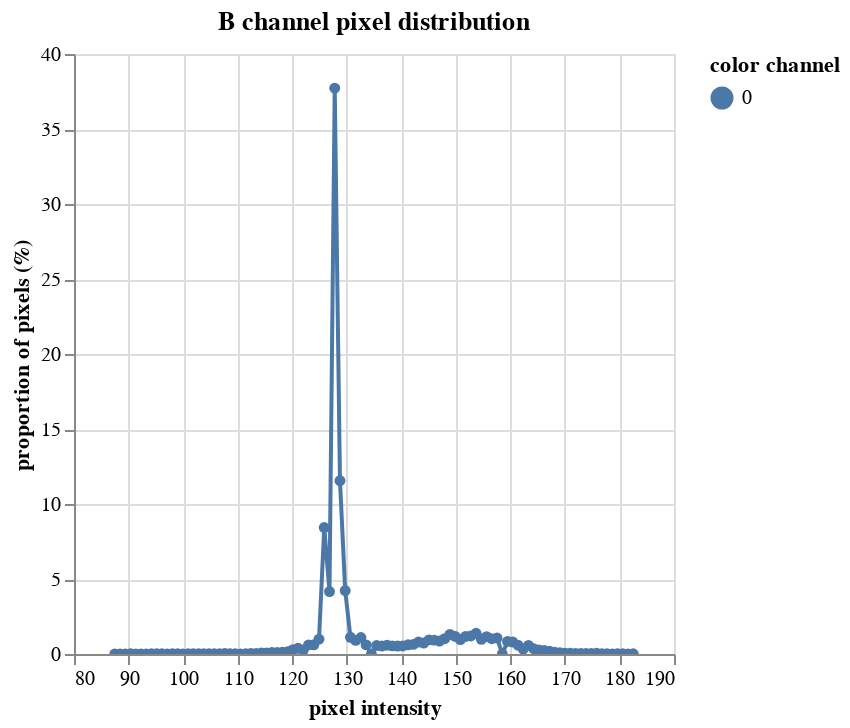

Notebook code for this chart:
### Markdown cell above
### 히스토그램 생성 및 시각화

### Code cell
# pcv.visualize.histogram 함수는 이미지에서 픽셀 값의 분포를 나타내는 히스토그램을 생성합니다.
# 여기서는 'b' 채널에서 파생된 회색조 이미지의 픽셀 값 분포를 분석하고, 그 결과를 시각적으로 보여줍니다.

hist_figure1, hist_data1 = pcv.visualize.histogram(
    b_channel,  # 히스토그램을 생성할 이미지 (여기서는 'b' 채널의 회색조 이미지)
    title="B channel pixel distribution",  # 히스토그램 제목 설정
    hist_data=True  # 히스토그램의 데이터도 함께 반환 (True로 설정)
)

# hist_figure1: 생성된 히스토그램 그래프
# hist_data1: 히스토그램의 실제 데이터 (픽셀 값 분포 정보)

# 요약:
# 이 코드는 'b' 채널 회색조 이미지의 픽셀 값 분포를 분석하고 히스토그램을 생성합니다.
# 히스토그램은 이미지에서 각 픽셀 값의 빈도를 시각적으로 표현하는 그래프입니다.

### Figure 1 — Vega-Lite specification as saved in the notebook (floating-point values rounded to 4 significant figures)
{"config": {"view": {"continuousWidth": 300, "continuousHeight": 300}}, "data": {"name": "data-cf8fea7a4e1ef7bfa3110d08752b7714"}, "mark": {"type": "line", "point": true}, "encoding": {"color": {"field": "color channel", "type": "nominal"}, "tooltip": [{"field": "pixel intensity", "type": "quantitative"}, {"field": "proportion of pixels (%)", "type": "quantitative"}], "x": {"field": "pixel intensity", "type": "quantitative"}, "y": {"field": "proportion of pixels (%)", "type": "quantitative"}}, "params": [{"name": "param_1", "select": {"type": "interval", "encodings": ["x", "y"]}, "bind": "scales"}], "title": "B channel pixel distribution", "$schema": "https://vega.github.io/schema/vega-lite/v5.17.0.json", "datasets": {"data-cf8fea7a4e1ef7bfa3110d08752b7714": [{"pixel intensity": 87.48, "proportion of pixels (%)": 0.003502, "hist_count": 1, "color channel": "0"}, {"pixel intensity": 88.44, "proportion of pixels (%)": 0.0, "hist_count": 0, "color channel": "0"}, {"pixel intensity": 89.4, "proportion of pixels (%)": 0.003502, "hist_count": 1, "color channel": "0"}, {"pixel intensity": 90.36, "proportion of pixels (%)": 0.01051, "hist_count": 3, "color channel": "0"}, {"pixel intensity": 91.32, "proportion of pixels (%)": 0.007004, "hist_count": 2, "color channel": "0"}, {"pixel intensity": 92.28, "proportion of pixels (%)": 0.003502, "hist_count": 1, "color channel": "0"}, {"pixel intensity": 93.24, "proportion of pixels (%)": 0.003502, "hist_count": 1, "color channel": "0"}, {"pixel intensity": 94.2, "proportion of pixels (%)": 0.01051, "hist_count": 3, "color channel": "0"}, {"pixel intensity": 95.16, "proportion of pixels (%)": 0.02101, "hist_count": 6, "color channel": "0"}, {"pixel intensity": 96.12, "proportion of pixels (%)": 0.01051, "hist_count": 3, "color channel": "0"}, {"pixel intensity": 97.08, "proportion of pixels (%)": 0.007004, "hist_count": 2, "color channel": "0"}, {"pixel intensity": 98.04, "proportion of pixels (%)": 0.02451, "hist_count": 7, "color channel": "0"}, {"pixel intensity": 99.0, "proportion of pixels (%)": 0.01051, "hist_count": 3, "color channel": "0"}, {"pixel intensity": 99.96, "proportion of pixels (%)": 0.0, "hist_count": 0, "color channel": "0"}, {"pixel intensity": 100.9, "proportion of pixels (%)": 0.02101, "hist_count": 6, "color channel": "0"}, {"pixel intensity": 101.9, "proportion of pixels (%)": 0.02101, "hist_count": 6, "color channel": "0"}, {"pixel intensity": 102.8, "proportion of pixels (%)": 0.02451, "hist_count": 7, "color channel": "0"}, {"pixel intensity": 103.8, "proportion of pixels (%)": 0.01751, "hist_count": 5, "color channel": "0"}, {"pixel intensity": 104.8, "proportion of pixels (%)": 0.02451, "hist_count": 7, "color channel": "0"}, {"pixel intensity": 105.7, "proportion of pixels (%)": 0.01401, "hist_count": 4, "color channel": "0"}, {"pixel intensity": 106.7, "proportion of pixels (%)": 0.02101, "hist_count": 6, "color channel": "0"}, {"pixel intensity": 107.6, "proportion of pixels (%)": 0.04202, "hist_count": 12, "color channel": "0"}, {"pixel intensity": 108.6, "proportion of pixels (%)": 0.01401, "hist_count": 4, "color channel": "0"}, {"pixel intensity": 109.6, "proportion of pixels (%)": 0.01751, "hist_count": 5, "color channel": "0"}, {"pixel intensity": 110.5, "proportion of pixels (%)": 0.0, "hist_count": 0, "color channel": "0"}, {"pixel intensity": 111.5, "proportion of pixels (%)": 0.02451, "hist_count": 7, "color channel": "0"}, {"pixel intensity": 112.4, "proportion of pixels (%)": 0.03502, "hist_count": 10, "color channel": "0"}, {"pixel intensity": 113.4, "proportion of pixels (%)": 0.04202, "hist_count": 12, "color channel": "0"}, {"pixel intensity": 114.4, "proportion of pixels (%)": 0.06303, "hist_count": 18, "color channel": "0"}, {"pixel intensity": 115.3, "proportion of pixels (%)": 0.06303, "hist_count": 18, "color channel": "0"}, {"pixel intensity": 116.3, "proportion of pixels (%)": 0.1016, "hist_count": 29, "color channel": "0"}, {"pixel intensity": 117.2, "proportion of pixels (%)": 0.1051, "hist_count": 30, "color channel": "0"}, {"pixel intensity": 118.2, "proportion of pixels (%)": 0.1156, "hist_count": 33, "color channel": "0"}, {"pixel intensity": 119.2, "proportion of pixels (%)": 0.1471, "hist_count": 42, "color channel": "0"}, {"pixel intensity": 120.1, "proportion of pixels (%)": 0.2907, "hist_count": 83, "color channel": "0"}, {"pixel intensity": 121.1, "proportion of pixels (%)": 0.3782, "hist_count": 108, "color channel": "0"}, {"pixel intensity": 122.0, "proportion of pixels (%)": 0.2626, "hist_count": 75, "color channel": "0"}, {"pixel intensity": 123.0, "proportion of pixels (%)": 0.6023, "hist_count": 172, "color channel": "0"}, {"pixel intensity": 124.0, "proportion of pixels (%)": 0.6163, "hist_count": 176, "color channel": "0"}, {"pixel intensity": 124.9, "proportion of pixels (%)": 0.9875, "hist_count": 282, "color channel": "0"}, {"pixel intensity": 125.9, "proportion of pixels (%)": 8.433, "hist_count": 2408, "color channel": "0"}, {"pixel intensity": 126.8, "proportion of pixels (%)": 4.16, "hist_count": 1188, "color channel": "0"}, {"pixel intensity": 127.8, "proportion of pixels (%)": 37.72, "hist_count": 10772, "color channel": "0"}, {"pixel intensity": 128.8, "proportion of pixels (%)": 11.55, "hist_count": 3299, "color channel": "0"}, {"pixel intensity": 129.7, "proportion of pixels (%)": 4.23, "hist_count": 1208, "color channel": "0"}, {"pixel intensity": 130.7, "proportion of pixels (%)": 1.11, "hist_count": 317, "color channel": "0"}, {"pixel intensity": 131.6, "proportion of pixels (%)": 0.907, "hist_count": 259, "color channel": "0"}, {"pixel intensity": 132.6, "proportion of pixels (%)": 1.1, "hist_count": 314, "color channel": "0"}, {"pixel intensity": 133.6, "proportion of pixels (%)": 0.6093, "hist_count": 174, "color channel": "0"}, {"pixel intensity": 134.5, "proportion of pixels (%)": 0.0, "hist_count": 0, "color channel": "0"}, {"pixel intensity": 135.5, "proportion of pixels (%)": 0.5638, "hist_count": 161, "color channel": "0"}, {"pixel intensity": 136.4, "proportion of pixels (%)": 0.5288, "hist_count": 151, "color channel": "0"}, {"pixel intensity": 137.4, "proportion of pixels (%)": 0.5848, "hist_count": 167, "color channel": "0"}, {"pixel intensity": 138.4, "proportion of pixels (%)": 0.5428, "hist_count": 155, "color channel": "0"}, {"pixel intensity": 139.3, "proportion of pixels (%)": 0.5323, "hist_count": 152, "color channel": "0"}, {"pixel intensity": 140.3, "proportion of pixels (%)": 0.5393, "hist_count": 154, "color channel": "0"}, {"pixel intensity": 141.2, "proportion of pixels (%)": 0.6128, "hist_count": 175, "color channel": "0"}, {"pixel intensity": 142.2, "proportion of pixels (%)": 0.6408, "hist_count": 183, "color channel": "0"}, {"pixel intensity": 143.2, "proportion of pixels (%)": 0.7949, "hist_count": 227, "color channel": "0"}, {"pixel intensity": 144.1, "proportion of pixels (%)": 0.7319, "hist_count": 209, "color channel": "0"}, {"pixel intensity": 145.1, "proportion of pixels (%)": 0.942, "hist_count": 269, "color channel": "0"}, {"pixel intensity": 146.0, "proportion of pixels (%)": 0.9245, "hist_count": 264, "color channel": "0"}, {"pixel intensity": 147.0, "proportion of pixels (%)": 0.865, "hist_count": 247, "color channel": "0"}, {"pixel intensity": 148.0, "proportion of pixels (%)": 1.023, "hist_count": 292, "color channel": "0"}, {"pixel intensity": 148.9, "proportion of pixels (%)": 1.31, "hist_count": 374, "color channel": "0"}, {"pixel intensity": 149.9, "proportion of pixels (%)": 1.173, "hist_count": 335, "color channel": "0"}, {"pixel intensity": 150.8, "proportion of pixels (%)": 0.963, "hist_count": 275, "color channel": "0"}, {"pixel intensity": 151.8, "proportion of pixels (%)": 1.17, "hist_count": 334, "color channel": "0"}, {"pixel intensity": 152.8, "proportion of pixels (%)": 1.201, "hist_count": 343, "color channel": "0"}, {"pixel intensity": 153.7, "proportion of pixels (%)": 1.383, "hist_count": 395, "color channel": "0"}, {"pixel intensity": 154.7, "proportion of pixels (%)": 0.9805, "hist_count": 280, "color channel": "0"}, {"pixel intensity": 155.6, "proportion of pixels (%)": 1.152, "hist_count": 329, "color channel": "0"}, {"pixel intensity": 156.6, "proportion of pixels (%)": 1.019, "hist_count": 291, "color channel": "0"}, {"pixel intensity": 157.6, "proportion of pixels (%)": 1.061, "hist_count": 303, "color channel": "0"}, {"pixel intensity": 158.5, "proportion of pixels (%)": 0.0, "hist_count": 0, "color channel": "0"}, {"pixel intensity": 159.5, "proportion of pixels (%)": 0.837, "hist_count": 239, "color channel": "0"}, {"pixel intensity": 160.4, "proportion of pixels (%)": 0.7984, "hist_count": 228, "color channel": "0"}, {"pixel intensity": 161.4, "proportion of pixels (%)": 0.5883, "hist_count": 168, "color channel": "0"}, {"pixel intensity": 162.4, "proportion of pixels (%)": 0.3327, "hist_count": 95, "color channel": "0"}, {"pixel intensity": 163.3, "proportion of pixels (%)": 0.5743, "hist_count": 164, "color channel": "0"}, {"pixel intensity": 164.3, "proportion of pixels (%)": 0.3572, "hist_count": 102, "color channel": "0"}, {"pixel intensity": 165.2, "proportion of pixels (%)": 0.2731, "hist_count": 78, "color channel": "0"}, {"pixel intensity": 166.2, "proportion of pixels (%)": 0.2346, "hist_count": 67, "color channel": "0"}, {"pixel intensity": 167.2, "proportion of pixels (%)": 0.1891, "hist_count": 54, "color channel": "0"}, {"pixel intensity": 168.1, "proportion of pixels (%)": 0.1156, "hist_count": 33, "color channel": "0"}, {"pixel intensity": 169.1, "proportion of pixels (%)": 0.09105, "hist_count": 26, "color channel": "0"}, {"pixel intensity": 170.0, "proportion of pixels (%)": 0.05253, "hist_count": 15, "color channel": "0"}, {"pixel intensity": 171.0, "proportion of pixels (%)": 0.04903, "hist_count": 14, "color channel": "0"}, {"pixel intensity": 172.0, "proportion of pixels (%)": 0.03502, "hist_count": 10, "color channel": "0"}, {"pixel intensity": 172.9, "proportion of pixels (%)": 0.04202, "hist_count": 12, "color channel": "0"}, {"pixel intensity": 173.9, "proportion of pixels (%)": 0.03152, "hist_count": 9, "color channel": "0"}, {"pixel intensity": 174.8, "proportion of pixels (%)": 0.02802, "hist_count": 8, "color channel": "0"}, {"pixel intensity": 175.8, "proportion of pixels (%)": 0.04903, "hist_count": 14, "color channel": "0"}, {"pixel intensity": 176.8, "proportion of pixels (%)": 0.01401, "hist_count": 4, "color channel": "0"}, {"pixel intensity": 177.7, "proportion of pixels (%)": 0.01751, "hist_count": 5, "color channel": "0"}, {"pixel intensity": 178.7, "proportion of pixels (%)": 0.007004, "hist_count": 2, "color channel": "0"}, {"pixel intensity": 179.6, "proportion of pixels (%)": 0.01751, "hist_count": 5, "color channel": "0"}, {"pixel intensity": 180.6, "proportion of pixels (%)": 0.01751, "hist_count": 5, "color channel": "0"}, {"pixel intensity": 181.6, "proportion of pixels (%)": 0.007004, "hist_count": 2, "color channel": "0"}, {"pixel intensity": 182.5, "proportion of pixels (%)": 0.01051, "hist_count": 3, "color channel": "0"}]}}
